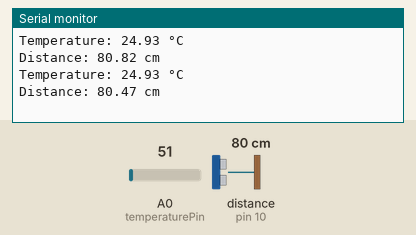
The sketch below on a simulated Arduino Uno, built with avr-gcc and run on an emulated ATmega328P. Parts: the last lines printed to the serial monitor. Wiring (inferred from the names in the program): ultrasonic range finder: trigger pin 9; echo pin 10. The inputs (shaded band) are chosen by the test bench; at power-on: distance to the obstacle (sensor on pin 10) 80 cm, A0 (temperaturePin) = 51. The echo pulse lasts 58.3 µs per cm.

Above: at 1.8 s.
1.9 s: distance to the obstacle (sensor on pin 10) set to 2 cm
At 2.8 s:
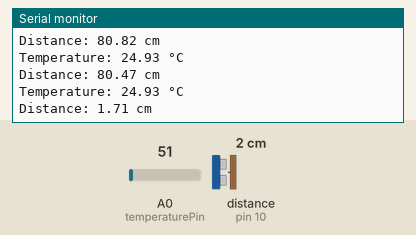
3.4 s: A0 (temperaturePin) set to 61
At 4.4 s:
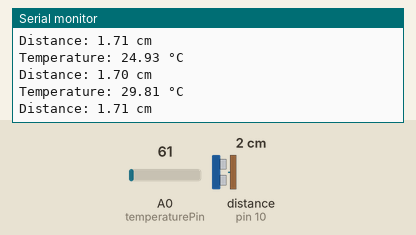
4.9 s: distance to the obstacle (sensor on pin 10) set to 4 cm
At 5.8 s:
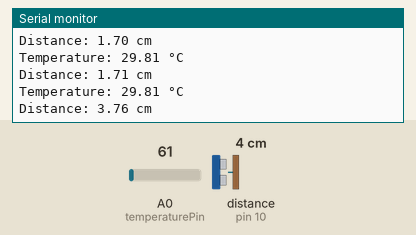
6.4 s: A0 (temperaturePin) set to 71
At 7.8 s:
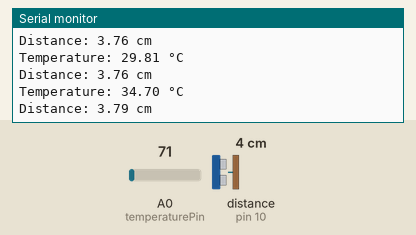
Timing chart, 0 to 8.9 s (numbered marks = the images above; inputs shaded):
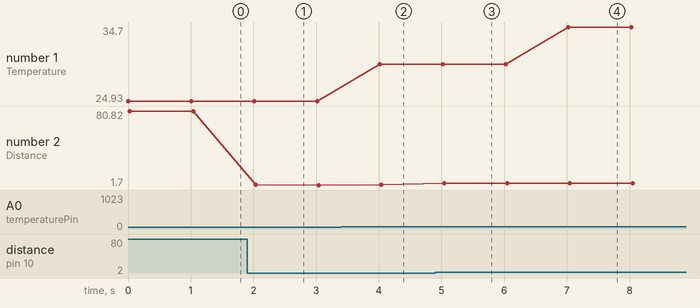

Measured:
- after the input at 1.9 s, the serial monitor: prints a new line after 0.14 s (image 1)
- after the input at 3.4 s, the serial monitor: prints a new line after 0.62 s (image 2)
- after the input at 4.9 s, the serial monitor: prints a new line after 0.14 s (image 3)
- after the input at 6.4 s, the serial monitor: prints a new line after 0.62 s (image 4)
- plotted number 1: 24.93 → 29.81 after the input at 3.4 s, 29.81 → 34.7 after the input at 6.4 s
- plotted number 2: 80.47 → 1.7 after the input at 1.9 s, 1.71 → 3.76 after the input at 4.9 s, 3.76 → 3.79 after the input at 6.4 s

The sketch:

thermorange.ino
```cpp
// Arduino ThermoRange
// Sensors: LM35 + HC-SR04
// Output: Serial Monitor

const int temperaturePin = A0;
const int trigPin = 9;
const int echoPin = 10;

void setup() {
  Serial.begin(9600);
  pinMode(trigPin, OUTPUT);
  pinMode(echoPin, INPUT);
}

void loop() {
  int sensorValue = analogRead(temperaturePin);

  float voltage = sensorValue * (5.0 / 1023.0);
  float temperatureC = voltage * 100.0;

  digitalWrite(trigPin, LOW);
  delayMicroseconds(2);

  digitalWrite(trigPin, HIGH);
  delayMicroseconds(10);
  digitalWrite(trigPin, LOW);

  long echoTime = pulseIn(echoPin, HIGH);

  float speed = 331.3 + (0.606 * temperatureC);
  float distance = (echoTime * speed * 0.0001) / 2;

  Serial.print("Temperature: ");
  Serial.print(temperatureC);
  Serial.println(" °C");

  Serial.print("Distance: ");
  Serial.print(distance);
  Serial.println(" cm");

  delay(1000);
}
```
